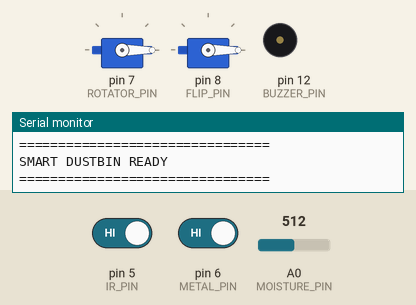
A sketch run on a simulated Arduino Uno, built with avr-gcc and run on an emulated ATmega328P. Parts: 2 × servo, buzzer (waves = sounding, pin HIGH), the last lines printed to the serial monitor. Inputs (shaded band) come from the test bench; at power-on: pin 5 (IR_PIN) HIGH, pin 6 (METAL_PIN) HIGH, A0 (MOISTURE_PIN) = 512.

Above: at 2.2 s.
2.3 s: pin 5 (IR_PIN) driven LOW
At 6.3 s:
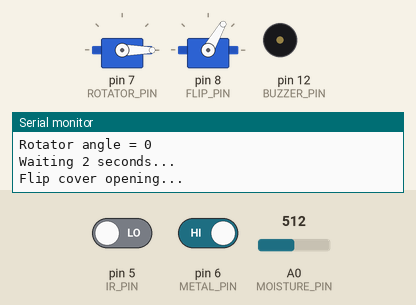
10.3 s: pin 6 (METAL_PIN) driven LOW
At 12.3 s:
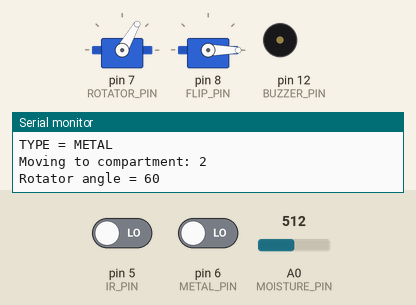
Timing chart, 0 to 49.5 s (numbered marks = the images above; inputs shaded):
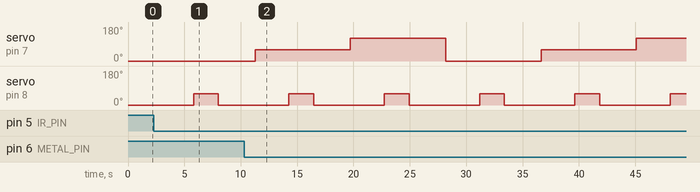

Measured:
- after the input at 2.3 s, servo on pin 8 (FLIP_PIN): 0° → 60° after 3.5 s, → 0° 2.2 s later

The sketch:

smartdustbin.ino
```cpp
#include <Servo.h>

// ================= PIN =================

const int IR_PIN       = 5;
const int METAL_PIN    = 6;
const int ROTATOR_PIN  = 7;
const int FLIP_PIN     = 8;
const int MOISTURE_PIN = A0;
const int BUZZER_PIN   = 12;


// ================= SERVOS =================

Servo rotatorServo;
Servo flipServo;


// ================= FLIP COVER =================

const int FLIP_CLOSED = 0;
const int FLIP_OPEN   = 60;


// ================= ROTATOR =================
//
// 3 compartments:
// 1 → 2 → 3 → 1 → 2 → 3 ...
//
// Ei value-ta tomader mechanical setup-er
// sathe adjust korte hobe.
//

const int ROTATOR_HOME = 0;
const int ROTATOR_STEP = 60;


// Current compartment number
int currentCompartment = 0;


// ================= MOISTURE =================
//
// Serial Monitor diye value check kore
// threshold adjust korbe.
//

const int WET_THRESHOLD = 500;


// ================= SENSOR LOGIC =================

// IR module-e object detect hole normally LOW
const int IR_DETECTED = LOW;

// Tomar metal sensor LOW output dile metal detected
// opposite hole HIGH kore debe.
const int METAL_DETECTED = LOW;


// ================= SETUP =================

void setup() {

  Serial.begin(9600);

  pinMode(IR_PIN, INPUT);
  pinMode(METAL_PIN, INPUT);

  pinMode(BUZZER_PIN, OUTPUT);
  digitalWrite(BUZZER_PIN, LOW);

  rotatorServo.attach(ROTATOR_PIN);
  flipServo.attach(FLIP_PIN);

  // Starting position
  rotatorServo.write(ROTATOR_HOME);

  // Flip cover initially closed
  flipServo.write(FLIP_CLOSED);

  delay(1000);

  Serial.println("================================");
  Serial.println("SMART DUSTBIN READY");
  Serial.println("================================");
}


// ================= MAIN LOOP =================

void loop() {

  // ------------------------------------------
  // 1. Check whether waste is present
  // ------------------------------------------

  if (digitalRead(IR_PIN) == IR_DETECTED) {

    Serial.println();
    Serial.println("WASTE DETECTED!");

    delay(500);


    // ------------------------------------------
    // 2. Read metal + moisture
    // ------------------------------------------

    int metalState = digitalRead(METAL_PIN);
    int moistureValue = analogRead(MOISTURE_PIN);

    Serial.print("Metal = ");
    Serial.println(metalState);

    Serial.print("Moisture = ");
    Serial.println(moistureValue);


    // ------------------------------------------
    // 3. CLASSIFY WASTE
    // ------------------------------------------

    if (metalState == METAL_DETECTED) {

      Serial.println("TYPE = METAL");

      // Normal metal → buzzer OFF
      digitalWrite(BUZZER_PIN, LOW);

    }

    else if (moistureValue < WET_THRESHOLD) {

      Serial.println("TYPE = WET");

      digitalWrite(BUZZER_PIN, LOW);

    }

    else {

      Serial.println("TYPE = DRY");

      digitalWrite(BUZZER_PIN, LOW);
    }


    // ------------------------------------------
    // 4. ROTATE TO NEXT COMPARTMENT
    // ------------------------------------------

    rotateToNextCompartment();


    // ------------------------------------------
    // 5. WAIT 2 SECONDS
    // ------------------------------------------

    Serial.println("Waiting 2 seconds...");

    delay(2000);


    // ------------------------------------------
    // 6. OPEN FLIP COVER
    // ------------------------------------------

    Serial.println("Flip cover opening...");

    flipServo.write(FLIP_OPEN);

    delay(1200);


    // ------------------------------------------
    // 7. WASTE FALLS
    // ------------------------------------------

    Serial.println("Waste dropping...");

    delay(1000);


    // ------------------------------------------
    // 8. CLOSE FLIP COVER
    // ------------------------------------------

    Serial.println("Flip cover closing...");

    flipServo.write(FLIP_CLOSED);

    delay(1200);


    Serial.println("Waste deposited successfully.");

    // Wait before detecting same object again
    delay(1500);
  }

  delay(50);
}


// =================================================
// ROTATE TO NEXT COMPARTMENT
// =================================================

void rotateToNextCompartment() {

  currentCompartment++;

  // After compartment 3 → go back to 1
  if (currentCompartment > 3) {
    currentCompartment = 1;
  }


  Serial.print("Moving to compartment: ");
  Serial.println(currentCompartment);


  // Calculate required servo angle
  int targetAngle =
      (currentCompartment - 1) * ROTATOR_STEP;


  // Safety limit for normal SG90
  if (targetAngle > 180) {
    targetAngle = 180;
  }


  rotatorServo.write(targetAngle);

  // Give servo time to reach position
  delay(1000);


  Serial.print("Rotator angle = ");
  Serial.println(targetAngle);
}
```
